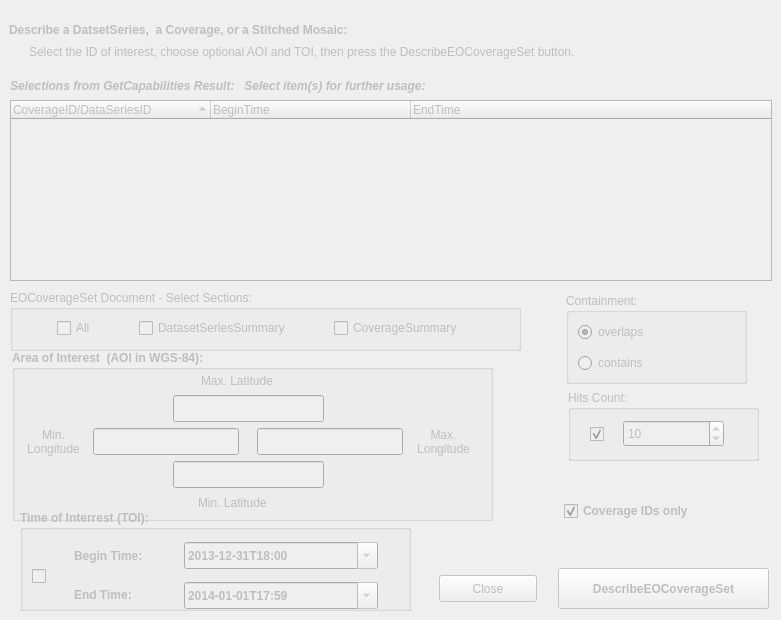
   <widget class="QWidget" name="tab_DCS">
    <property name="enabled">
     <bool>false</bool>
    </property>
    <attribute name="title">
     <string>DescribeEOCoverageSet</string>
    </attribute>
    <widget class="QPushButton" name="pushButton_DCS">
     <property name="geometry">
      <rect>
       <x>558</x>
       <y>568</y>
       <width>211</width>
       <height>41</height>
      </rect>
     </property>
     <property name="font">
      <font>
       <weight>75</weight>
       <bold>true</bold>
      </font>
     </property>
     <property name="text">
      <string>DescribeEOCoverageSet</string>
     </property>
    </widget>
    <widget class="QLabel" name="label_DCSInfo2">
     <property name="geometry">
      <rect>
       <x>29</x>
       <y>44</y>
       <width>721</width>
       <height>16</height>
      </rect>
     </property>
     <property name="text">
      <string>Select the ID of interest, choose optional AOI and TOI, then press the DescribeEOCoverageSet button.</string>
     </property>
    </widget>
    <widget class="QLabel" name="label_DCSInfo1">
     <property name="geometry">
      <rect>
       <x>9</x>
       <y>19</y>
       <width>451</width>
       <height>21</height>
      </rect>
     </property>
     <property name="font">
      <font>
       <weight>75</weight>
       <bold>true</bold>
      </font>
     </property>
     <property name="text">
      <string>Describe a DatsetSeries,  a Coverage, or a Stitched Mosaic:</string>
     </property>
    </widget>
    <widget class="QTreeWidget" name="treeWidget_DCS">
     <property name="geometry">
      <rect>
       <x>10</x>
       <y>100</y>
       <width>762</width>
       <height>181</height>
      </rect>
     </property>
     <property name="sortingEnabled">
      <bool>true</bool>
     </property>
     <property name="columnCount">
      <number>3</number>
     </property>
     <attribute name="headerDefaultSectionSize">
      <number>200</number>
     </attribute>
     <column>
      <property name="text">
       <string>CoverageID/DataSeriesID</string>
      </property>
     </column>
     <column>
      <property name="text">
       <string>BeginTime</string>
      </property>
     </column>
     <column>
      <property name="text">
       <string>EndTime</string>
      </property>
     </column>
    </widget>
    <widget class="QPushButton" name="btnClose_DCS">
     <property name="geometry">
      <rect>
       <x>439</x>
       <y>575</y>
       <width>98</width>
       <height>27</height>
      </rect>
     </property>
     <property name="text">
      <string>Close</string>
     </property>
    </widget>
    <widget class="QGroupBox" name="groupBox_11">
     <property name="geometry">
      <rect>
       <x>12</x>
       <y>350</y>
       <width>481</width>
       <height>171</height>
      </rect>
     </property>
     <property name="font">
      <font>
       <weight>75</weight>
       <bold>true</bold>
      </font>
     </property>
     <property name="title">
      <string>Area of Interest  (AOI in WGS-84):</string>
     </property>
     <widget class="QLineEdit" name="lineEdit_DCSMinLon">
      <property name="geometry">
       <rect>
        <x>81</x>
        <y>78</y>
        <width>146</width>
        <height>27</height>
       </rect>
      </property>
      <property name="sizePolicy">
       <sizepolicy hsizetype="Maximum" vsizetype="Fixed">
        <horstretch>0</horstretch>
        <verstretch>0</verstretch>
       </sizepolicy>
      </property>
      <property name="font">
       <font>
        <weight>50</weight>
        <bold>false</bold>
       </font>
      </property>
     </widget>
     <widget class="QLineEdit" name="lineEdit_DCSMaxLon">
      <property name="geometry">
       <rect>
        <x>245</x>
        <y>78</y>
        <width>146</width>
        <height>27</height>
       </rect>
      </property>
      <property name="sizePolicy">
       <sizepolicy hsizetype="Maximum" vsizetype="Fixed">
        <horstretch>0</horstretch>
        <verstretch>0</verstretch>
       </sizepolicy>
      </property>
      <property name="font">
       <font>
        <weight>50</weight>
        <bold>false</bold>
       </font>
      </property>
     </widget>
     <widget class="QLineEdit" name="lineEdit_DCSMinLat">
      <property name="geometry">
       <rect>
        <x>161</x>
        <y>111</y>
        <width>151</width>
        <height>27</height>
       </rect>
      </property>
      <property name="sizePolicy">
       <sizepolicy hsizetype="Maximum" vsizetype="Fixed">
        <horstretch>0</horstretch>
        <verstretch>0</verstretch>
       </sizepolicy>
      </property>
      <property name="font">
       <font>
        <weight>50</weight>
        <bold>false</bold>
       </font>
      </property>
     </widget>
     <widget class="QLabel" name="label_DCSMaxLon">
      <property name="geometry">
       <rect>
        <x>396</x>
        <y>71</y>
        <width>71</width>
        <height>41</height>
       </rect>
      </property>
      <property name="sizePolicy">
       <sizepolicy hsizetype="Maximum" vsizetype="Preferred">
        <horstretch>0</horstretch>
        <verstretch>0</verstretch>
       </sizepolicy>
      </property>
      <property name="font">
       <font>
        <weight>50</weight>
        <bold>false</bold>
       </font>
      </property>
      <property name="text">
       <string>Max. 
Longitude</string>
      </property>
      <property name="scaledContents">
       <bool>false</bool>
      </property>
      <property name="alignment">
       <set>Qt::AlignCenter</set>
      </property>
     </widget>
     <widget class="QLabel" name="label_DCSMinLat">
      <property name="geometry">
       <rect>
        <x>186</x>
        <y>144</y>
        <width>89</width>
        <height>17</height>
       </rect>
      </property>
      <property name="sizePolicy">
       <sizepolicy hsizetype="Maximum" vsizetype="Preferred">
        <horstretch>0</horstretch>
        <verstretch>0</verstretch>
       </sizepolicy>
      </property>
      <property name="font">
       <font>
        <weight>50</weight>
        <bold>false</bold>
       </font>
      </property>
      <property name="text">
       <string>Min. Latitude</string>
      </property>
     </widget>
     <widget class="QLineEdit" name="lineEdit_DCSMaxLat">
      <property name="geometry">
       <rect>
        <x>161</x>
        <y>45</y>
        <width>151</width>
        <height>27</height>
       </rect>
      </property>
      <property name="sizePolicy">
       <sizepolicy hsizetype="Maximum" vsizetype="Fixed">
        <horstretch>0</horstretch>
        <verstretch>0</verstretch>
       </sizepolicy>
      </property>
      <property name="font">
       <font>
        <weight>50</weight>
        <bold>false</bold>
       </font>
      </property>
     </widget>
     <widget class="QLabel" name="label_DCSMinLon">
      <property name="geometry">
       <rect>
        <x>1</x>
        <y>71</y>
        <width>81</width>
        <height>41</height>
       </rect>
      </property>
      <property name="sizePolicy">
       <sizepolicy hsizetype="Maximum" vsizetype="Preferred">
        <horstretch>0</horstretch>
        <verstretch>0</verstretch>
       </sizepolicy>
      </property>
      <property name="font">
       <font>
        <weight>50</weight>
        <bold>false</bold>
       </font>
      </property>
      <property name="text">
       <string>Min. 
Longitude</string>
      </property>
      <property name="alignment">
       <set>Qt::AlignCenter</set>
      </property>
     </widget>
     <widget class="QLabel" name="label_DCSMaxLat">
      <property name="geometry">
       <rect>
        <x>189</x>
        <y>22</y>
        <width>92</width>
        <height>17</height>
       </rect>
      </property>
      <property name="sizePolicy">
       <sizepolicy hsizetype="Maximum" vsizetype="Preferred">
        <horstretch>0</horstretch>
        <verstretch>0</verstretch>
       </sizepolicy>
      </property>
      <property name="font">
       <font>
        <weight>50</weight>
        <bold>false</bold>
       </font>
      </property>
      <property name="text">
       <string>Max. Latitude</string>
      </property>
     </widget>
    </widget>
    <widget class="QGroupBox" name="groupBox_12">
     <property name="geometry">
      <rect>
       <x>20</x>
       <y>510</y>
       <width>391</width>
       <height>101</height>
      </rect>
     </property>
     <property name="font">
      <font>
       <weight>75</weight>
       <bold>true</bold>
      </font>
     </property>
     <property name="title">
      <string>Time of Interrest (TOI):</string>
     </property>
     <widget class="QDateTimeEdit" name="dateTimeEdit_DCSBegin">
      <property name="geometry">
       <rect>
        <x>164</x>
        <y>32</y>
        <width>194</width>
        <height>27</height>
       </rect>
      </property>
      <property name="locale">
       <locale language="English" country="UnitedKingdom"/>
      </property>
      <property name="dateTime">
       <datetime>
        <hour>18</hour>
        <minute>0</minute>
        <second>0</second>
        <year>2013</year>
        <month>12</month>
        <day>31</day>
       </datetime>
      </property>
      <property name="date">
       <date>
        <year>2013</year>
        <month>12</month>
        <day>31</day>
       </date>
      </property>
      <property name="minimumDateTime">
       <datetime>
        <hour>18</hour>
        <minute>0</minute>
        <second>0</second>
        <year>1899</year>
        <month>12</month>
        <day>31</day>
       </datetime>
      </property>
      <property name="minimumTime">
       <time>
        <hour>18</hour>
        <minute>0</minute>
        <second>0</second>
       </time>
      </property>
      <property name="displayFormat">
       <string>yyyy-MM-ddThh:mm </string>
      </property>
      <property name="calendarPopup">
       <bool>true</bool>
      </property>
      <property name="timeSpec">
       <enum>Qt::UTC</enum>
      </property>
     </widget>
     <widget class="QDateTimeEdit" name="dateTimeEdit_DCSEnd">
      <property name="geometry">
       <rect>
        <x>164</x>
        <y>72</y>
        <width>194</width>
        <height>27</height>
       </rect>
      </property>
      <property name="dateTime">
       <datetime>
        <hour>17</hour>
        <minute>59</minute>
        <second>59</second>
        <year>2014</year>
        <month>1</month>
        <day>1</day>
       </datetime>
      </property>
      <property name="date">
       <date>
        <year>2014</year>
        <month>1</month>
        <day>1</day>
       </date>
      </property>
      <property name="time">
       <time>
        <hour>17</hour>
        <minute>59</minute>
        <second>59</second>
       </time>
      </property>
      <property name="minimumDateTime">
       <datetime>
        <hour>18</hour>
        <minute>0</minute>
        <second>0</second>
        <year>1899</year>
        <month>12</month>
        <day>31</day>
       </datetime>
      </property>
      <property name="maximumTime">
       <time>
        <hour>17</hour>
        <minute>59</minute>
        <second>59</second>
       </time>
      </property>
      <property name="currentSection">
       <enum>QDateTimeEdit::YearSection</enum>
      </property>
      <property name="displayFormat">
       <string>yyyy-MM-ddThh:mm </string>
      </property>
      <property name="calendarPopup">
       <bool>true</bool>
      </property>
      <property name="timeSpec">
       <enum>Qt::UTC</enum>
      </property>
     </widget>
     <widget class="QLabel" name="label_DCSBegin">
      <property name="geometry">
       <rect>
        <x>54</x>
        <y>36</y>
        <width>111</width>
        <height>20</height>
       </rect>
      </property>
      <property name="text">
       <string>Begin Time:</string>
      </property>
     </widget>
     <widget class="QLabel" name="label_DCSEnd">
      <property name="geometry">
       <rect>
        <x>54</x>
        <y>75</y>
        <width>111</width>
        <height>20</height>
       </rect>
      </property>
      <property name="text">
       <string>End Time:</string>
      </property>
     </widget>
     <widget class="QCheckBox" name="checkBox_DCS_ActiveDate">
      <property name="enabled">
       <bool>false</bool>
      </property>
      <property name="geometry">
       <rect>
        <x>12</x>
        <y>55</y>
        <width>31</width>
        <height>22</height>
       </rect>
      </property>
      <property name="text">
       <string/>
      </property>
      <property name="checkable">
       <bool>true</bool>
      </property>
     </widget>
    </widget>
    <widget class="QGroupBox" name="groupBox_13">
     <property name="geometry">
      <rect>
       <x>566</x>
       <y>293</y>
       <width>181</width>
       <height>91</height>
      </rect>
     </property>
     <property name="title">
      <string>Containment:</string>
     </property>
     <widget class="QWidget" name="verticalLayoutWidget_2">
      <property name="geometry">
       <rect>
        <x>12</x>
        <y>24</y>
        <width>160</width>
        <height>61</height>
       </rect>
      </property>
      <layout class="QVBoxLayout" name="verticalLayout_2">
       <item>
        <widget class="QRadioButton" name="radioButton_ContOver">
         <property name="text">
          <string>overlaps</string>
         </property>
         <property name="checked">
          <bool>true</bool>
         </property>
         <property name="autoExclusive">
          <bool>true</bool>
         </property>
        </widget>
       </item>
       <item>
        <widget class="QRadioButton" name="radioButton_ContCont">
         <property name="text">
          <string>contains</string>
         </property>
        </widget>
       </item>
      </layout>
     </widget>
    </widget>
    <widget class="QGroupBox" name="groupBox_14">
     <property name="geometry">
      <rect>
       <x>568</x>
       <y>390</y>
       <width>191</width>
       <height>71</height>
      </rect>
     </property>
     <property name="title">
      <string>Hits Count: </string>
     </property>
     <widget class="QSpinBox" name="spinBox_DCSCount">
      <property name="enabled">
       <bool>false</bool>
      </property>
      <property name="geometry">
       <rect>
        <x>55</x>
        <y>30</y>
        <width>101</width>
        <height>27</height>
       </rect>
      </property>
      <property name="minimum">
       <number>1</number>
      </property>
      <property name="maximum">
       <number>9999</number>
      </property>
      <property name="value">
       <number>10</number>
      </property>
     </widget>
     <widget class="QCheckBox" name="checkBox_DCS_ActiveCount">
      <property name="geometry">
       <rect>
        <x>22</x>
        <y>33</y>
        <width>31</width>
        <height>22</height>
       </rect>
      </property>
      <property name="text">
       <string/>
      </property>
      <property name="checked">
       <bool>true</bool>
      </property>
     </widget>
    </widget>
    <widget class="QGroupBox" name="GroupBox_10">
     <property name="geometry">
      <rect>
       <x>10</x>
       <y>290</y>
       <width>511</width>
       <height>61</height>
      </rect>
     </property>
     <property name="title">
      <string>EOCoverageSet Document - Select Sections:</string>
     </property>
     <widget class="QWidget" name="gridLayoutWidget_5">
      <property name="geometry">
       <rect>
        <x>10</x>
        <y>23</y>
        <width>481</width>
        <height>31</height>
       </rect>
      </property>
      <layout class="QGridLayout" name="gridLayout_6">
       <item row="0" column="0">
        <widget class="QCheckBox" name="checkBox_DCSAll">
         <property name="sizePolicy">
          <sizepolicy hsizetype="Maximum" vsizetype="Fixed">
           <horstretch>0</horstretch>
           <verstretch>0</verstretch>
          </sizepolicy>
         </property>
         <property name="text">
          <string>All</string>
         </property>
        </widget>
       </item>
       <item row="0" column="1">
        <widget class="QCheckBox" name="checkBox_DCSDatSerSum">
         <property name="sizePolicy">
          <sizepolicy hsizetype="Maximum" vsizetype="Fixed">
           <horstretch>0</horstretch>
           <verstretch>0</verstretch>
          </sizepolicy>
         </property>
         <property name="text">
          <string>DatasetSeriesSummary</string>
         </property>
        </widget>
       </item>
       <item row="0" column="2">
        <widget class="QCheckBox" name="checkBox_DCSCovSum">
         <property name="sizePolicy">
          <sizepolicy hsizetype="Maximum" vsizetype="Fixed">
           <horstretch>0</horstretch>
           <verstretch>0</verstretch>
          </sizepolicy>
         </property>
         <property name="text">
          <string>CoverageSummary</string>
         </property>
        </widget>
       </item>
      </layout>
     </widget>
    </widget>
    <widget class="QCheckBox" name="checkBox_DCSIDonly">
     <property name="geometry">
      <rect>
       <x>564</x>
       <y>500</y>
       <width>191</width>
       <height>22</height>
      </rect>
     </property>
     <property name="font">
      <font>
       <weight>75</weight>
       <bold>true</bold>
      </font>
     </property>
     <property name="text">
      <string>Coverage IDs only</string>
     </property>
     <property name="checked">
      <bool>true</bool>
     </property>
    </widget>
    <widget class="QLabel" name="label_5">
     <property name="geometry">
      <rect>
       <x>10</x>
       <y>77</y>
       <width>731</width>
       <height>17</height>
      </rect>
     </property>
     <property name="font">
      <font>
       <weight>75</weight>
       <italic>true</italic>
       <bold>true</bold>
      </font>
     </property>
     <property name="text">
      <string>Selections from GetCapabilities Result:   Select item(s) for further usage:</string>
     </property>
    </widget>
   </widget>
